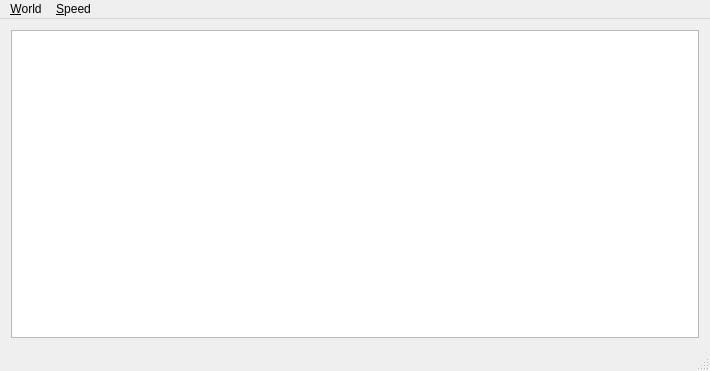
<?xml version="1.0" encoding="UTF-8"?>
<ui version="4.0">
 <class>MainWindow</class>
 <widget class="QMainWindow" name="MainWindow">
  <property name="geometry">
   <rect>
    <x>0</x>
    <y>0</y>
    <width>710</width>
    <height>371</height>
   </rect>
  </property>
  <property name="windowTitle">
   <string>Planet Evo</string>
  </property>
  <widget class="QWidget" name="centralWidget">
   <layout class="QHBoxLayout" name="horizontalLayout">
    <item>
     <widget class="QGraphicsView" name="graphicsView"/>
    </item>
   </layout>
  </widget>
  <widget class="QMenuBar" name="menuBar">
   <property name="geometry">
    <rect>
     <x>0</x>
     <y>0</y>
     <width>710</width>
     <height>27</height>
    </rect>
   </property>
   <widget class="QMenu" name="menuFile">
    <property name="title">
     <string>&amp;World</string>
    </property>
    <addaction name="actionRestart"/>
    <addaction name="separator"/>
    <addaction name="actionExit"/>
   </widget>
   <widget class="QMenu" name="menu_Speed">
    <property name="title">
     <string>&amp;Speed</string>
    </property>
    <addaction name="actionSlower"/>
    <addaction name="actionFaster"/>
    <addaction name="separator"/>
    <addaction name="actionHalf"/>
    <addaction name="actionDouble"/>
    <addaction name="separator"/>
    <addaction name="actionTogglePause"/>
   </widget>
   <addaction name="menuFile"/>
   <addaction name="menu_Speed"/>
  </widget>
  <widget class="QStatusBar" name="statusBar"/>
  <action name="actionExit">
   <property name="text">
    <string>E&amp;xit</string>
   </property>
   <property name="shortcut">
    <string/>
   </property>
  </action>
  <action name="actionSlower">
   <property name="text">
    <string>S&amp;lower</string>
   </property>
   <property name="shortcut">
    <string>[</string>
   </property>
  </action>
  <action name="actionFaster">
   <property name="text">
    <string>&amp;Faster</string>
   </property>
   <property name="shortcut">
    <string>]</string>
   </property>
  </action>
  <action name="actionHalf">
   <property name="text">
    <string>&amp;Half</string>
   </property>
   <property name="shortcut">
    <string>{</string>
   </property>
  </action>
  <action name="actionDouble">
   <property name="text">
    <string>&amp;Double</string>
   </property>
   <property name="shortcut">
    <string>}</string>
   </property>
  </action>
  <action name="actionTogglePause">
   <property name="text">
    <string>&amp;Toggle Pause</string>
   </property>
   <property name="shortcut">
    <string>Space</string>
   </property>
  </action>
  <action name="actionRestart">
   <property name="text">
    <string>&amp;Restart</string>
   </property>
   <property name="shortcut">
    <string>F5</string>
   </property>
  </action>
 </widget>
 <layoutdefault spacing="6" margin="11"/>
 <resources/>
 <connections/>
</ui>
